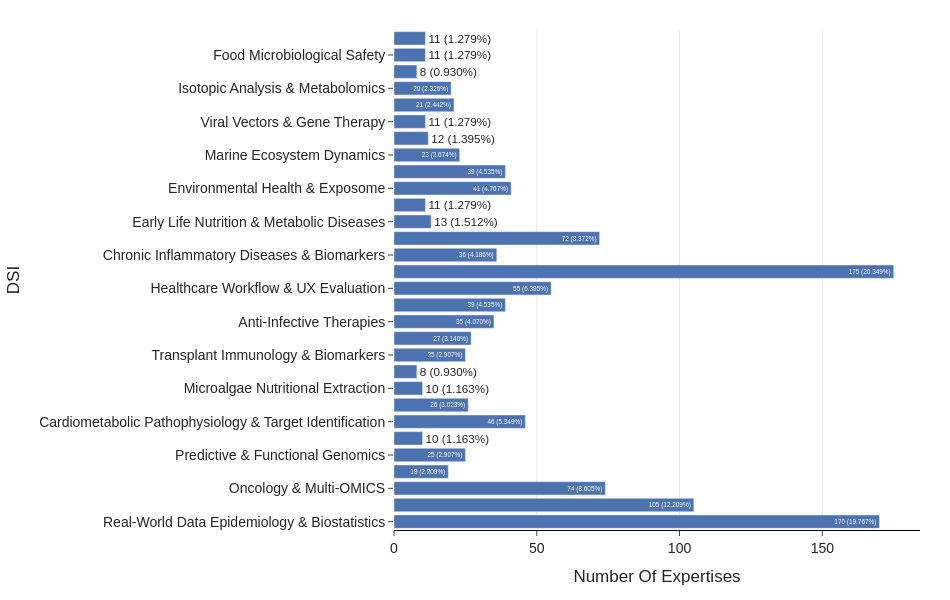

The notebook cell saved with this chart:
### Markdown cell above
- Number Of Expertises By SubDomain

### Code cell
data = run_query(Queries.Expertises_By_DSI)
data['text'] = data['Number Of Expertises'].apply(lambda x : f"{x} ({(100 * x/entity_count("Expertise")):.3f}%)")
# data['DSI'] = data['DSI'].map(DSI_map)

fig = px.bar(
    data_frame=data,
    x="Number Of Expertises",
    y="DSI",
    text='text',
)

fig = style_paper_bar(fig)
save_fig(fig, 'expertises_by_subdomain.pdf')

fig.show()

### Figure 1 — Plotly figure (JSON) as saved in the notebook; plotly's stock layout.template omitted (floating-point values rounded to 4 significant figures)
{"data": [{"hovertemplate": "Number Of Expertises=%{x}<br>DSI=%{y}<br>text=%{text}<extra></extra>", "legendgroup": "", "marker": {"color": "rgb(76,114,176)", "pattern": {"shape": ""}}, "name": "", "orientation": "h", "showlegend": false, "text": ["170 (19.767%)", "105 (12.209%)", "74 (8.605%)", "19 (2.209%)", "25 (2.907%)", "10 (1.163%)", "46 (5.349%)", "26 (3.023%)", "10 (1.163%)", "8 (0.930%)", "25 (2.907%)", "27 (3.140%)", "35 (4.070%)", "39 (4.535%)", "55 (6.395%)", "175 (20.349%)", "36 (4.186%)", "72 (8.372%)", "13 (1.512%)", "11 (1.279%)", "41 (4.767%)", "39 (4.535%)", "23 (2.674%)", "12 (1.395%)", "11 (1.279%)", "21 (2.442%)", "20 (2.326%)", "8 (0.930%)", "11 (1.279%)", "11 (1.279%)"], "textposition": "auto", "type": "bar", "x": [170, 105, 74, 19, 25, 10, 46, 26, 10, 8, 25, 27, 35, 39, 55, 175, 36, 72, 13, 11, 41, 39, 23, 12, 11, 21, 20, 8, 11, 11], "xaxis": "x", "y": ["Real-World Data Epidemiology & Biostatistics", "Clinical Oncology & Nuclear Medicine", "Oncology & Multi-OMICS", "Geriatrics & Neurocognitive Diseases", "Predictive & Functional Genomics", "Plant-Based Foods & Microbiome", "Cardiometabolic Pathophysiology & Target Identification", "Cardiometabolic Multi-OMICS & Pharmacology", "Microalgae Nutritional Extraction", "Microalgae Pre-GMP Bioproduction", "Transplant Immunology & Biomarkers", "Antimicrobial Resistance & Mechanistic Modeling", "Anti-Infective Therapies", "Biomechanics & Motor Coordination Analysis", "Healthcare Workflow & UX Evaluation", "Clinical Research & UX Methodologies", "Chronic Inflammatory Diseases & Biomarkers", "Materials Science & Digital Twins", "Early Life Nutrition & Metabolic Diseases", "Bio-inspired Hydrogels & Additive Manufacturing", "Environmental Health & Exposome", "Chemical Synthesis & Molecular Devices", "Marine Ecosystem Dynamics", "Marine Toxins & Ecosystems", "Viral Vectors & Gene Therapy", "AI for Medical Imaging", "Isotopic Analysis & Metabolomics", "Radionuclides for Therapy & Imaging", "Food Microbiological Safety", "Urban Health & Walkability"], "yaxis": "y"}], "layout": {"barmode": "relative", "font": {"family": "Arial", "size": 14}, "height": 600, "legend": {"tracegroupgap": 0}, "margin": {"b": 70, "l": 80, "r": 30, "t": 30}, "paper_bgcolor": "white", "plot_bgcolor": "white", "width": 950, "xaxis": {"anchor": "y", "domain": [0, 1], "gridcolor": "lightgray", "gridwidth": 0.5, "linecolor": "black", "linewidth": 1, "showgrid": true, "showline": true, "ticks": "outside", "title": {"text": "Number Of Expertises"}, "zeroline": false}, "yaxis": {"anchor": "x", "domain": [0, 1], "showgrid": false, "showline": false, "ticks": "outside", "title": {"text": "DSI"}, "zeroline": false}}}
